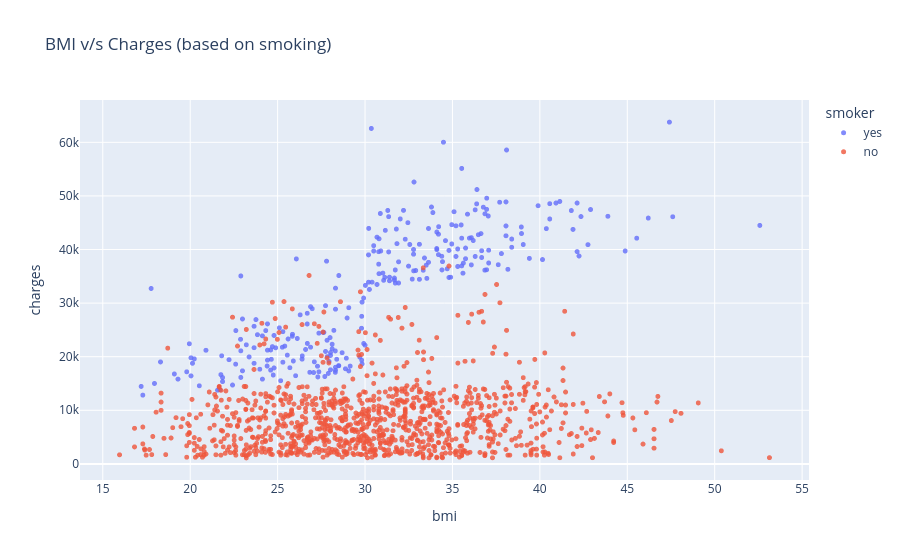

Notebook code cell kept with this figure:
### Markdown cell above
from the above figure we can clearly see that, 
1. The people who do not smoke has to pay less annnual charges as compared to the people who smoke. Though the prices seem to have increased with age.

2. For the people who smoke there are two clusters, probably based on other categories like the bmi.

### Code cell
fig6 = px.scatter(
    medical_df,
    x = 'bmi',
    y = "charges",
    color='smoker',
    opacity=0.8,
    hover_data="sex",
    title='BMI v/s Charges (based on smoking)'
)

fig6.update_traces(marker_size = 5)
fig6.show()

### Figure 1 — Plotly figure (JSON) as saved in the notebook; plotly's stock layout.template omitted (floating-point values rounded to 4 significant figures; data arrays with more than 128 entries replaced by an {"elided": "..."} marker saying what was removed)
{"data": [{"customdata": {"elided": "274x1 str values"}, "hovertemplate": "smoker=yes<br>bmi=%{x}<br>charges=%{y}<br>sex=%{customdata[0]}<extra></extra>", "legendgroup": "yes", "marker": {"color": "#636efa", "opacity": 0.8, "size": 5, "symbol": "circle"}, "mode": "markers", "name": "yes", "showlegend": true, "type": "scattergl", "x": {"elided": "274 float values"}, "xaxis": "x", "y": {"elided": "274 float values"}, "yaxis": "y"}, {"customdata": {"elided": "1064x1 str values"}, "hovertemplate": "smoker=no<br>bmi=%{x}<br>charges=%{y}<br>sex=%{customdata[0]}<extra></extra>", "legendgroup": "no", "marker": {"color": "#EF553B", "opacity": 0.8, "size": 5, "symbol": "circle"}, "mode": "markers", "name": "no", "showlegend": true, "type": "scattergl", "x": {"elided": "1064 float values"}, "xaxis": "x", "y": {"elided": "1064 float values"}, "yaxis": "y"}], "layout": {"legend": {"title": {"text": "smoker"}, "tracegroupgap": 0}, "title": {"text": "BMI v/s Charges (based on smoking)"}, "xaxis": {"anchor": "y", "domain": [0, 1], "title": {"text": "bmi"}}, "yaxis": {"anchor": "x", "domain": [0, 1], "title": {"text": "charges"}}}}
